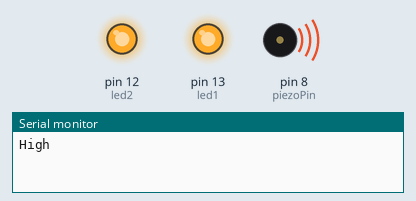
Simulated run of this sketch. Board: Arduino Uno, built with avr-gcc and run on an emulated ATmega328P. On the bench: output pins drawn as LEDs (lit = HIGH), buzzer (waves = sounding), the last lines printed to the serial monitor.

Above: at 0.5 s.
At 3.5 s:
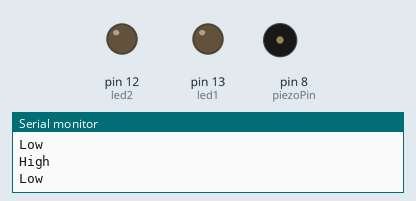
Timing chart, 0 to 4.6 s (numbered marks = the images above):
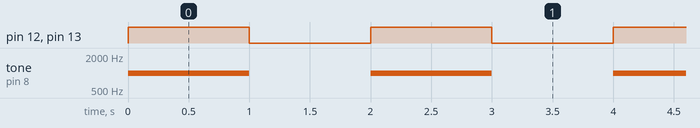

Measured:
- by itself, pin 12 (led2), pin 13 (led1): alternates HIGH for 1.0 s and LOW for 1.0 s
- by itself, tone on pin 8 (piezoPin): alternates 1000 Hz for 1.0 s and silent for 1.0 s

The sketch:

SerialReadMaker.ino
```cpp
#define led1 13
#define led2 12
#define piezoPin 8

char state = 0;

void setup()
{
    Serial.begin(9600);
    pinMode(led1, OUTPUT);
    pinMode(led2, OUTPUT);
}

void loop()
{
    tone(piezoPin, 1000,1000);
    Serial.println("High");
    digitalWrite(led1, HIGH);
    digitalWrite(led2, HIGH);
    delay(1000);

    Serial.println("Low");
    digitalWrite(piezoPin, LOW);
    digitalWrite(led1, LOW);
    digitalWrite(led2, LOW);
    delay(1000);
}
```
